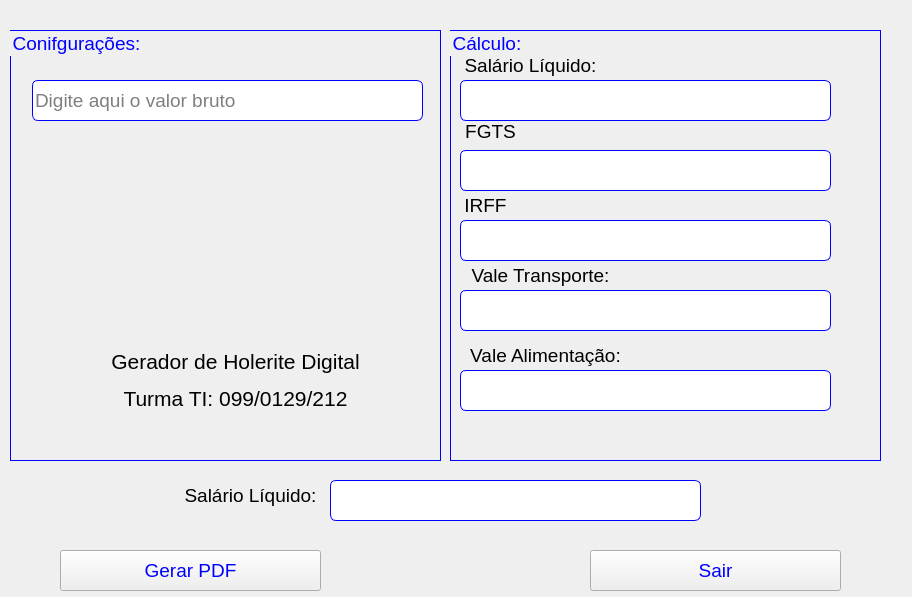
<?xml version="1.0" encoding="UTF-8"?>
<ui version="4.0">
 <class>Widget</class>
 <widget class="QWidget" name="Widget">
  <property name="geometry">
   <rect>
    <x>0</x>
    <y>0</y>
    <width>912</width>
    <height>597</height>
   </rect>
  </property>
  <property name="windowTitle">
   <string>Widget</string>
  </property>
  <property name="styleSheet">
   <string notr="true">QLineEdit{
font-size:14pt;
border-radius:6px;
border:1px solid blue;
color:black;
}
QPushButton{
font-size:14pt;
color:blue;
}</string>
  </property>
  <widget class="QGroupBox" name="groupBox_5">
   <property name="geometry">
    <rect>
     <x>10</x>
     <y>30</y>
     <width>431</width>
     <height>431</height>
    </rect>
   </property>
   <property name="styleSheet">
    <string notr="true">color:blue;
font-size:14pt;
border:1px solid blue;</string>
   </property>
   <property name="title">
    <string>Conifgurações:</string>
   </property>
   <widget class="QLineEdit" name="lineEdit">
    <property name="geometry">
     <rect>
      <x>22</x>
      <y>50</y>
      <width>391</width>
      <height>41</height>
     </rect>
    </property>
    <property name="styleSheet">
     <string notr="true">color:black;</string>
    </property>
    <property name="placeholderText">
     <string>Digite aqui o valor bruto</string>
    </property>
   </widget>
   <widget class="QLabel" name="label">
    <property name="geometry">
     <rect>
      <x>30</x>
      <y>110</y>
      <width>381</width>
      <height>171</height>
     </rect>
    </property>
    <property name="styleSheet">
     <string notr="true">border:none;</string>
    </property>
    <property name="text">
     <string/>
    </property>
    <property name="pixmap">
     <pixmap>../../Downloads/images-removebg-preview (1).png</pixmap>
    </property>
    <property name="scaledContents">
     <bool>true</bool>
    </property>
   </widget>
   <widget class="QLabel" name="label_8">
    <property name="geometry">
     <rect>
      <x>40</x>
      <y>300</y>
      <width>371</width>
      <height>101</height>
     </rect>
    </property>
    <property name="styleSheet">
     <string notr="true">color:black;
border:none;</string>
    </property>
    <property name="text">
     <string>&lt;html&gt;&lt;head/&gt;&lt;body&gt;&lt;p align=&quot;center&quot;&gt;&lt;span style=&quot; font-size:16pt;&quot;&gt;Gerador de Holerite Digital&lt;/span&gt;&lt;/p&gt;&lt;p align=&quot;center&quot;&gt;&lt;span style=&quot; font-size:16pt;&quot;&gt;Turma TI: 099/0129/212&lt;/span&gt;&lt;/p&gt;&lt;/body&gt;&lt;/html&gt;</string>
    </property>
   </widget>
  </widget>
  <widget class="QLineEdit" name="lineEdit_7">
   <property name="geometry">
    <rect>
     <x>330</x>
     <y>480</y>
     <width>371</width>
     <height>41</height>
    </rect>
   </property>
  </widget>
  <widget class="QLabel" name="label_2">
   <property name="geometry">
    <rect>
     <x>180</x>
     <y>480</y>
     <width>141</width>
     <height>31</height>
    </rect>
   </property>
   <property name="text">
    <string>&lt;html&gt;&lt;head/&gt;&lt;body&gt;&lt;p align=&quot;center&quot;&gt;&lt;span style=&quot; font-size:14pt;&quot;&gt;Salário Líquido:&lt;/span&gt;&lt;/p&gt;&lt;/body&gt;&lt;/html&gt;</string>
   </property>
  </widget>
  <widget class="QGroupBox" name="groupBox_4">
   <property name="geometry">
    <rect>
     <x>450</x>
     <y>30</y>
     <width>431</width>
     <height>431</height>
    </rect>
   </property>
   <property name="styleSheet">
    <string notr="true">color:blue;
font-size:14pt;
border:1px solid blue;</string>
   </property>
   <property name="title">
    <string>Cálculo:</string>
   </property>
   <widget class="QLineEdit" name="lineEdit_2">
    <property name="geometry">
     <rect>
      <x>10</x>
      <y>50</y>
      <width>371</width>
      <height>41</height>
     </rect>
    </property>
    <property name="styleSheet">
     <string notr="true">color:black;</string>
    </property>
   </widget>
   <widget class="QLineEdit" name="lineEdit_3">
    <property name="geometry">
     <rect>
      <x>10</x>
      <y>120</y>
      <width>371</width>
      <height>41</height>
     </rect>
    </property>
    <property name="styleSheet">
     <string notr="true">color:black;</string>
    </property>
   </widget>
   <widget class="QLineEdit" name="lineEdit_4">
    <property name="geometry">
     <rect>
      <x>10</x>
      <y>190</y>
      <width>371</width>
      <height>41</height>
     </rect>
    </property>
    <property name="styleSheet">
     <string notr="true">color:black;</string>
    </property>
   </widget>
   <widget class="QLineEdit" name="lineEdit_5">
    <property name="geometry">
     <rect>
      <x>10</x>
      <y>260</y>
      <width>371</width>
      <height>41</height>
     </rect>
    </property>
    <property name="styleSheet">
     <string notr="true">color:black;</string>
    </property>
   </widget>
   <widget class="QLineEdit" name="lineEdit_6">
    <property name="geometry">
     <rect>
      <x>10</x>
      <y>340</y>
      <width>371</width>
      <height>41</height>
     </rect>
    </property>
    <property name="styleSheet">
     <string notr="true">color:black;</string>
    </property>
   </widget>
   <widget class="QLabel" name="label_3">
    <property name="geometry">
     <rect>
      <x>10</x>
      <y>20</y>
      <width>141</width>
      <height>31</height>
     </rect>
    </property>
    <property name="styleSheet">
     <string notr="true">color:black;
border:none;</string>
    </property>
    <property name="text">
     <string>&lt;html&gt;&lt;head/&gt;&lt;body&gt;&lt;p align=&quot;center&quot;&gt;&lt;span style=&quot; font-size:14pt;&quot;&gt;Salário Líquido:&lt;/span&gt;&lt;/p&gt;&lt;/body&gt;&lt;/html&gt;</string>
    </property>
   </widget>
   <widget class="QLabel" name="label_4">
    <property name="geometry">
     <rect>
      <x>0</x>
      <y>90</y>
      <width>81</width>
      <height>21</height>
     </rect>
    </property>
    <property name="styleSheet">
     <string notr="true">color:black;
border:none;</string>
    </property>
    <property name="text">
     <string>&lt;html&gt;&lt;head/&gt;&lt;body&gt;&lt;p align=&quot;center&quot;&gt;FGTS&lt;/p&gt;&lt;/body&gt;&lt;/html&gt;</string>
    </property>
   </widget>
   <widget class="QLabel" name="label_5">
    <property name="geometry">
     <rect>
      <x>-10</x>
      <y>160</y>
      <width>91</width>
      <height>31</height>
     </rect>
    </property>
    <property name="styleSheet">
     <string notr="true">color:black;
border:none;</string>
    </property>
    <property name="text">
     <string>&lt;html&gt;&lt;head/&gt;&lt;body&gt;&lt;p align=&quot;center&quot;&gt;IRFF&lt;/p&gt;&lt;/body&gt;&lt;/html&gt;</string>
    </property>
   </widget>
   <widget class="QLabel" name="label_6">
    <property name="geometry">
     <rect>
      <x>20</x>
      <y>230</y>
      <width>141</width>
      <height>31</height>
     </rect>
    </property>
    <property name="styleSheet">
     <string notr="true">color:black;
border:none;</string>
    </property>
    <property name="text">
     <string>&lt;html&gt;&lt;head/&gt;&lt;body&gt;&lt;p align=&quot;center&quot;&gt;Vale Transporte:&lt;/p&gt;&lt;/body&gt;&lt;/html&gt;</string>
    </property>
   </widget>
   <widget class="QLabel" name="label_7">
    <property name="geometry">
     <rect>
      <x>20</x>
      <y>310</y>
      <width>151</width>
      <height>31</height>
     </rect>
    </property>
    <property name="styleSheet">
     <string notr="true">color:black;
border:none;</string>
    </property>
    <property name="text">
     <string>&lt;html&gt;&lt;head/&gt;&lt;body&gt;&lt;p align=&quot;center&quot;&gt;Vale Alimentação:&lt;/p&gt;&lt;/body&gt;&lt;/html&gt;</string>
    </property>
   </widget>
  </widget>
  <widget class="QPushButton" name="btnPdf">
   <property name="geometry">
    <rect>
     <x>60</x>
     <y>550</y>
     <width>261</width>
     <height>41</height>
    </rect>
   </property>
   <property name="cursor">
    <cursorShape>PointingHandCursor</cursorShape>
   </property>
   <property name="text">
    <string>Gerar PDF</string>
   </property>
  </widget>
  <widget class="QPushButton" name="btnSair">
   <property name="geometry">
    <rect>
     <x>590</x>
     <y>550</y>
     <width>251</width>
     <height>41</height>
    </rect>
   </property>
   <property name="cursor">
    <cursorShape>PointingHandCursor</cursorShape>
   </property>
   <property name="text">
    <string>Sair</string>
   </property>
  </widget>
 </widget>
 <resources/>
 <connections/>
</ui>
